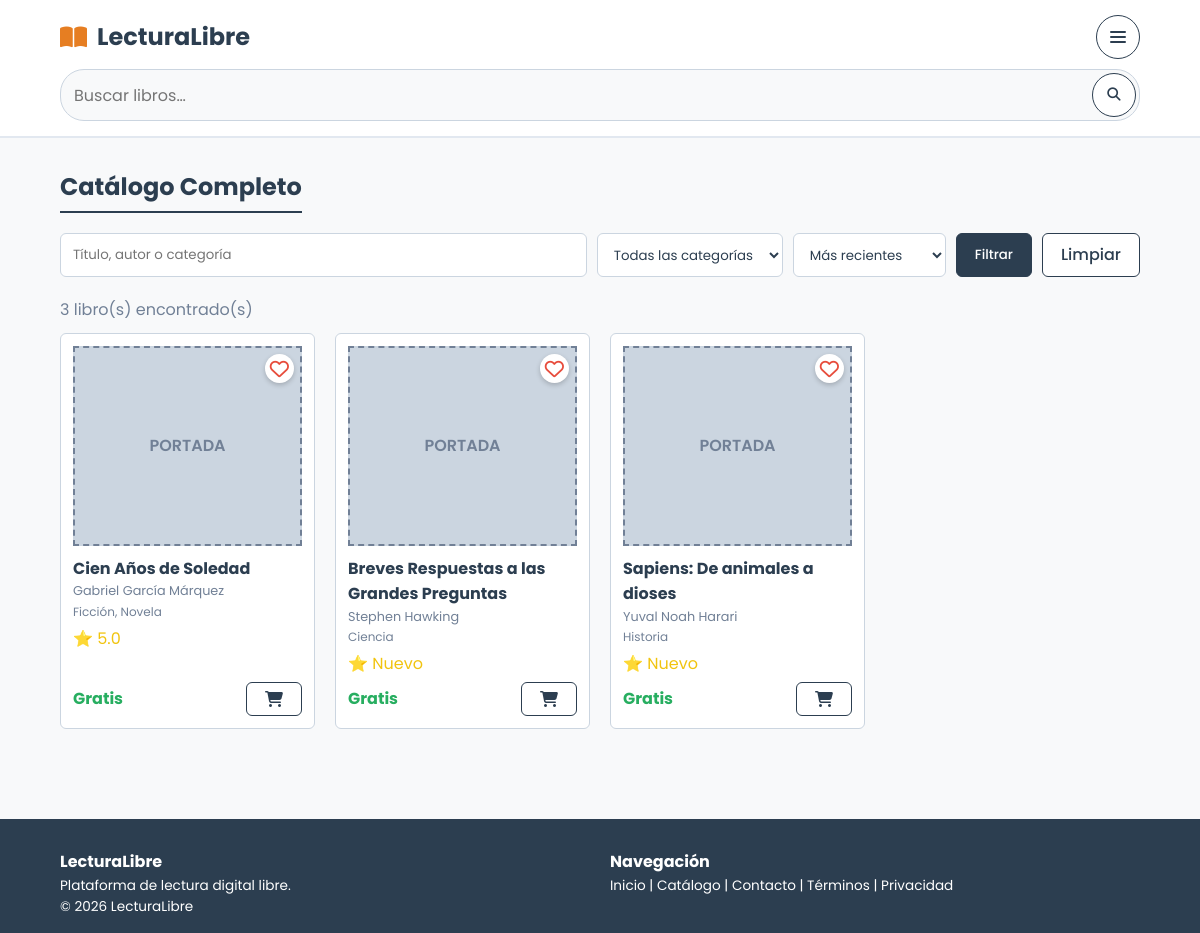
/catalogo.php, run on the app's committed database.
### tables this page shows
CREATE TABLE libros (
  id_libro INT NOT NULL AUTO_INCREMENT,
  titulo VARCHAR(200) NOT NULL,
  isbn VARCHAR(20),
  sinopsis TEXT,
  fecha_publicacion DATE,
  portada VARCHAR(255),
  archivo_pdf VARCHAR(255) NOT NULL,
  precio DECIMAL(10,2) NOT NULL DEFAULT 0.00,
  copias_disponibles INT NOT NULL DEFAULT 0,
  lecturas_acumuladas INT NOT NULL DEFAULT 0,
  estado ENUM('pendiente','aprobado','rechazado','baja') NOT NULL DEFAULT 'pendiente',
  id_autor INT NOT NULL,
  id_editorial INT,
  id_revisor INT,
  fecha_revision DATETIME,
  fecha_alta DATETIME NOT NULL DEFAULT CURRENT_TIMESTAMP,
  PRIMARY KEY (id_libro),
  UNIQUE KEY uq_libros_isbn (isbn),
  CONSTRAINT fk_libros_id_autor FOREIGN KEY (id_autor) REFERENCES autores(id_autor) ON DELETE RESTRICT ON UPDATE CASCADE,
  CONSTRAINT fk_libros_id_editorial FOREIGN KEY (id_editorial) REFERENCES editoriales(id_editorial) ON DELETE SET NULL ON UPDATE CASCADE,
  CONSTRAINT fk_libros_id_revisor FOREIGN KEY (id_revisor) REFERENCES usuarios(id_usuario) ON DELETE SET NULL ON UPDATE CASCADE
);

CREATE TABLE autores (
  id_autor INT NOT NULL AUTO_INCREMENT,
  nombre_artistico VARCHAR(100) NOT NULL,
  biografia TEXT,
  id_usuario INT,
  PRIMARY KEY (id_autor),
  UNIQUE KEY uq_autores_id_usuario (id_usuario),
  CONSTRAINT fk_autores_id_usuario FOREIGN KEY (id_usuario) REFERENCES usuarios(id_usuario) ON DELETE SET NULL ON UPDATE CASCADE
);

### catalogo.php (the view, shortened to what this page needs)
<?php
require_once 'config/conexion.php';
$q = isset($_GET['q']) && is_string($_GET['q']) ? trim($_GET['q']) : '';
$orden = $_GET['orden'] ?? 'recientes';
$ordenes = [
    'recientes'  => 'l.fecha_alta DESC',
    'populares'  => 'l.lecturas_acumuladas DESC',
    'valoracion' => 'promedio DESC',
    'titulo'     => 'l.titulo ASC',
];
$sql = "SELECT l.id_libro, l.titulo, l.precio, l.portada, a.nombre_artistico AS autor,
               (SELECT GROUP_CONCAT(c.nombre SEPARATOR ', ')
                  FROM libro_categoria lc JOIN categorias c ON c.id_categoria = lc.id_categoria
                 WHERE lc.id_libro = l.id_libro) AS categorias,
               (SELECT ROUND(AVG(r.puntuacion), 1) FROM resenas r
                 WHERE r.id_libro = l.id_libro AND r.estado = 'aprobada') AS promedio
        FROM libros l
        INNER JOIN autores a ON l.id_autor = a.id_autor
        WHERE l.estado = 'aprobado'";
$sql .= " ORDER BY " . $ordenes[$orden];
$stmt = $conn->prepare($sql);
$stmt->execute();
$libros = $stmt->get_result()->fetch_all(MYSQLI_ASSOC);
$mis_favoritos = [];
$mis_comprados = [];
?>
<!DOCTYPE html>
<html lang="es">
<head>
    <link rel="stylesheet" href="assets/css/estilos.css?v=5">
</head>
<body>
    <header>
        <div class="container navbar">
            <a href="index.php" class="logo">
                <i class="fa-solid fa-book-open"></i><span>LecturaLibre</span>
            </a>
            <details class="nav-menu-toggle">
                <summary class="btn search-icon" aria-label="Menú" aria-controls="nav-menu">
                    <i class="fa-solid fa-bars" aria-hidden="true"></i>
                </summary>
            </details>
            <form class="search-bar" action="catalogo.php" method="get" role="search">
                <input type="search" id="global-search" name="q" aria-label="Buscar por título, autor o categoría"
                       placeholder="Buscar libros…" value="<?= htmlspecialchars($q, ENT_QUOTES, 'UTF-8') ?>">
                <button type="submit" class="btn search-icon" aria-label="Buscar">
                    <i class="fa-solid fa-magnifying-glass" aria-hidden="true"></i>
                </button>
            </form>
        </div>
    </header>
    <main class="container">
    <section id="catalogo">
        <h2 class="section-title">Catálogo Completo</h2>
        <form class="catalog-filters" method="get" action="catalogo.php">
            <input type="text" name="q" value="<?= htmlspecialchars($q) ?>" placeholder="Título, autor o categoría" aria-label="Buscar por título, autor o categoría">
            <select name="categoria" aria-label="Categoría">
                <option value="0">Todas las categorías</option>
            </select>
            <select name="orden" aria-label="Orden de resultados">
                <option value="recientes" <?= $orden === 'recientes' ? 'selected' : '' ?>>Más recientes</option>
            </select>
            <button type="submit" class="btn btn-primary">Filtrar</button>
            <a href="catalogo.php" class="btn">Limpiar</a>
        </form>
        <p style="color: var(--wf-gray); margin-bottom: 10px;"><?= count($libros) ?> libro(s) encontrado(s)</p>
        <div class="book-grid" id="catalogo-libros">
            <?php foreach ($libros as $libro): ?>
                <?php
                $id_lib = (int)$libro['id_libro'];
                $es_fav = in_array($id_lib, $mis_favoritos, true);
                $rating = $libro['promedio'] !== null ? $libro['promedio'] : 'Nuevo';
                $precio = ((float)$libro['precio'] == 0) ? 'Gratis' : '$' . number_format((float)$libro['precio'], 2);
                ?>
                <div class="book-card">
                    <a href="php/favorito_toggle.php?id_libro=<?= $id_lib ?>" title="Favorito" style="color: inherit;">
                        <i class="<?= $es_fav ? 'fa-solid' : 'fa-regular' ?> fa-heart wishlist-icon"></i>
                    </a>
                    <?php if (!empty($libro['portada']) && is_file(__DIR__ . '/' . $libro['portada'])): ?>
                        <img src="<?= htmlspecialchars($libro['portada']) ?>" alt="Portada de <?= htmlspecialchars($libro['titulo']) ?>" class="book-card-img" onclick="window.location.href='detalle.php?id=<?= $id_lib ?>'">
                    <?php else: ?>
                        <div class="placeholder-box book-card-img" onclick="window.location.href='detalle.php?id=<?= $id_lib ?>'">PORTADA</div>
                    <?php endif; ?>
                    <h4 onclick="window.location.href='detalle.php?id=<?= $id_lib ?>'" style="cursor: pointer;">
                        <?= htmlspecialchars($libro['titulo']) ?>
                    </h4>
                    <p style="font-size: 0.8rem; color: var(--wf-gray);"><?= htmlspecialchars($libro['autor']) ?></p>
                    <p style="font-size: 0.75rem; color: var(--wf-gray);"><?= htmlspecialchars($libro['categorias'] ?? '') ?></p>
                    <div class="stars">⭐ <?= htmlspecialchars($rating) ?></div>
                    <div style="margin-top: auto; display: flex; justify-content: space-between; align-items: center;">
                        <strong style="color: #27ae60;"><?= $precio ?></strong>
                        <?php if (in_array($id_lib, $mis_comprados, true)): ?>
                            <a href="detalle.php?id=<?= $id_lib ?>" class="btn" title="Ya tienes este libro"><i class="fa-solid fa-check"></i> Comprado</a>
                        <?php else: ?>
                            <a href="php/carrito_agregar.php?id_libro=<?= $id_lib ?>" class="btn" title="Agregar al carrito">
                                <i class="fa-solid fa-cart-shopping"></i>
                            </a>
                        <?php endif; ?>
                    </div>
                </div>
            <?php endforeach; ?>
        </div>
    </section>
</main>
    <footer>
        <div class="container footer-cols">
            <div>
                <h4>LecturaLibre</h4>
                <p style="font-size: 0.85rem;">Plataforma de lectura digital libre.</p>
                <p style="font-size: 0.85rem;">&copy; <?= date('Y') ?> LecturaLibre</p>
            </div>
            <nav aria-label="Navegación del pie de página">
                <h4>Navegación</h4>
                <p style="font-size: 0.85rem;">
                    <a href="index.php">Inicio</a>
                    <span aria-hidden="true"> | </span>
                    <a href="catalogo.php">Catálogo</a>
                    <span aria-hidden="true"> | </span>
                    <a href="contacto.php">Contacto</a>
                    <span aria-hidden="true"> | </span>
                    <a href="terminos.php">Términos</a>
                    <span aria-hidden="true"> | </span>
                    <a href="privacidad.php">Privacidad</a>
                </p>
            </nav>
        </div>
    </footer>
</body>
</html>

### data on the page
libros: titulo "Cien Años de Soledad", id_autor.nombre_artistico "Gabriel García Márquez", categorias "Ficción, Novela", rating "5.0", precio "Gratis"
libros: titulo "Breves Respuestas a las Grandes Preguntas", id_autor.nombre_artistico "Stephen Hawking", categorias "Ciencia", rating "Nuevo", precio "Gratis"
libros: titulo "Sapiens: De animales a dioses", id_autor.nombre_artistico "Yuval Noah Harari", categorias "Historia", rating "Nuevo", precio "Gratis"

### other printed values
count($libros) "3"
